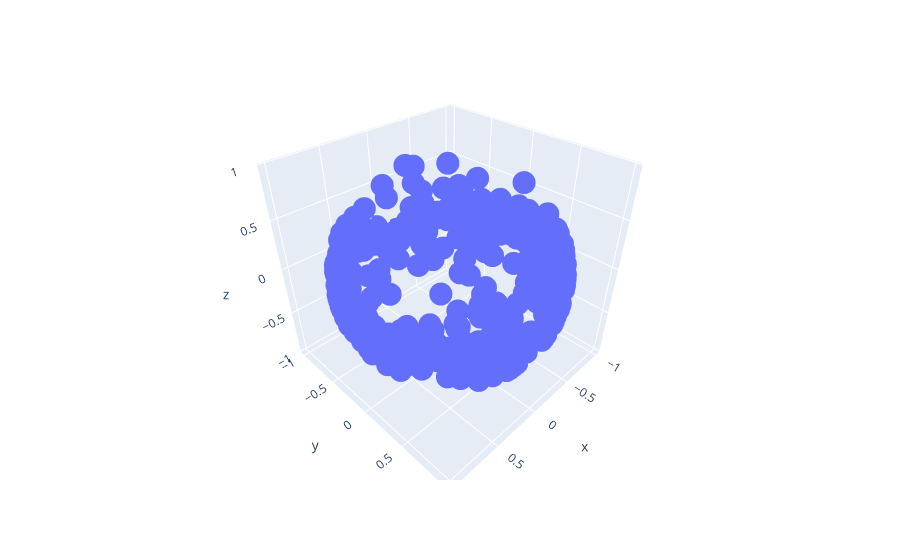

Notebook source saved alongside this figure:
### Code cell
spherized_emb = np.array(word_emb_df['normalized'].tolist())

fig = px.scatter_3d(
    data_frame=word_emb_df,
    x=spherized_emb[:VOCAB_SIZE-1, 0],
    y=spherized_emb[:VOCAB_SIZE-1, 1],
    z=spherized_emb[:VOCAB_SIZE-1, 2],
    hover_data=['word'] 
)

fig.show()

### Figure 1 — Plotly figure (JSON) as saved in the notebook; plotly's stock layout.template omitted (floating-point values rounded to 4 significant figures; data arrays with more than 128 entries replaced by an {"elided": "..."} marker saying what was removed)
{"data": [{"customdata": {"elided": "499x1 str values"}, "hovertemplate": "x=%{x}<br>y=%{y}<br>z=%{z}<br>word=%{customdata[0]}<extra></extra>", "legendgroup": "", "marker": {"color": "#636efa", "symbol": "circle"}, "mode": "markers", "name": "", "scene": "scene", "showlegend": false, "type": "scatter3d", "x": {"elided": "499 float values"}, "y": {"elided": "499 float values"}, "z": {"elided": "499 float values"}}], "layout": {"legend": {"tracegroupgap": 0}, "margin": {"t": 60}, "scene": {"domain": {"x": [0, 1], "y": [0, 1]}, "xaxis": {"title": {"text": "x"}}, "yaxis": {"title": {"text": "y"}}, "zaxis": {"title": {"text": "z"}}}}}
